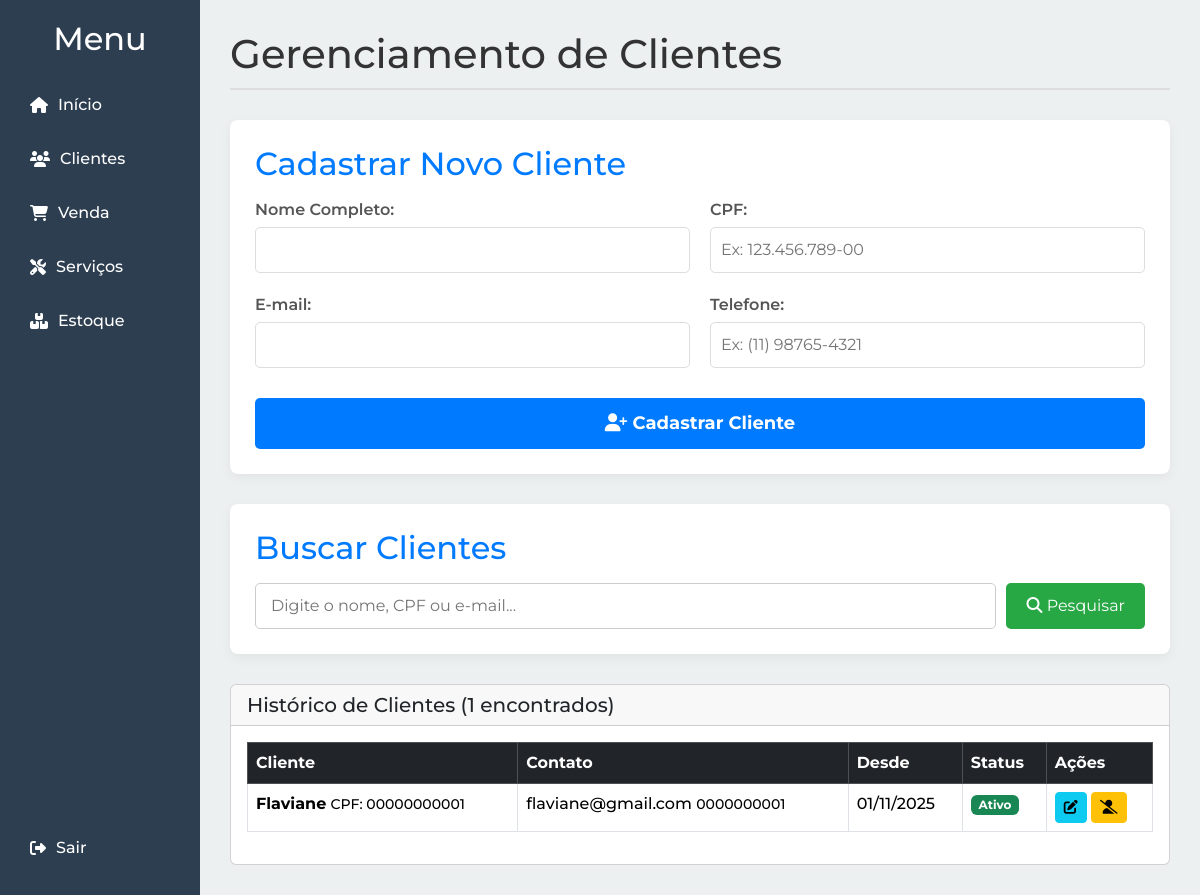
The page /clientes.php (signed in) on the database its author committed.
### tables this page shows
CREATE TABLE `clientes` (
  `id` int(11 ) NOT NULL,
  `nome` varchar(100) NOT NULL,
  `cpf` varchar(14) NOT NULL,
  `email` varchar(100) NOT NULL,
  `telefone` varchar(15) DEFAULT NULL,
  `data_cadastro` timestamp NOT NULL DEFAULT current_timestamp(),
  `user_id` int(11) NOT NULL,
  `ativo` tinyint(1) NOT NULL DEFAULT 1 COMMENT '1 para ativo, 0 para inativo'
);

### public/clientes.php (the view, shortened to what this page needs)
<?php
$user_id = $_SESSION['user_id'];
$q = $_GET['q'] ?? '';
$database = new Database();
$conn = $database->getConnection();
$sql = "SELECT id, nome, cpf, email, telefone, data_cadastro, ativo FROM clientes WHERE user_id = ?";
$params = [$user_id];
$sql .= " ORDER BY nome ASC";
$clientes = [];
try {
    $stmt = $conn->prepare($sql);
    $stmt->execute($params);
    $clientes = $stmt->fetchAll(PDO::FETCH_ASSOC);
} catch (PDOException $e) {
    $mensagem_erro = "Erro ao buscar clientes: " . $e->getMessage();
}
?>
<!DOCTYPE html>
<html lang="pt-br">
<head>
    <link rel="stylesheet" href="https://cdnjs.cloudflare.com/ajax/libs/font-awesome/6.5.0/css/all.min.css">
    <link href="https://cdn.jsdelivr.net/npm/bootstrap@5.3.2/dist/css/bootstrap.min.css" rel="stylesheet">
    <link rel="stylesheet" type="text/css" href="../assets/css/style.css" />
</head>
<body class="clientes-page">
    <div class="sidebar-dashboard">
        <h2>Menu</h2>
        <a href="dashboard.php"><i class="fas fa-home"></i> Início</a>
        <a href="clientes.php" class="active"><i class="fas fa-users"></i> Clientes</a>
        <a href="vendas.php"><i class="fas fa-shopping-cart"></i> Venda</a>
        <a href="servicos.php"><i class="fas fa-tools"></i> Serviços</a>
        <a href="estoque.php"><i class="fas fa-boxes"></i> Estoque</a>
        <div class="sidebar-logout">
            <a href="logout.php" class="btn-logout-dashboard"><i class="fas fa-sign-out-alt"></i> Sair</a>
        </div>
    </div>
    <div class="main-dashboard">
    <h1>Gerenciamento de Clientes</h1>
    <div class="register-section">
        <h2>Cadastrar Novo Cliente</h2>
        <form action="cadastrar_cliente.php" method="POST" class="register-form">
            <div class="form-group"><label for="nome">Nome Completo:</label><input type="text" id="nome" name="nome" required></div>
            <div class="form-group"><label for="cpf">CPF:</label><input type="text" id="cpf" name="cpf" placeholder="Ex: 123.456.789-00" required></div>
            <div class="form-group"><label for="email">E-mail:</label><input type="email" id="email" name="email" required></div>
            <div class="form-group"><label for="telefone">Telefone:</label><input type="tel" id="telefone" name="telefone" placeholder="Ex: (11) 98765-4321" required></div>
            <button type="submit" class="btn-submit"><i class="fas fa-user-plus"></i> Cadastrar Cliente</button>
        </form>
    </div>
    <div class="search-section">
        <h2>Buscar Clientes</h2>
        <form action="clientes.php" method="GET" class="search-form">
            <input type="text" id="search-client" name="q" placeholder="Digite o nome, CPF ou e-mail..." value="<?= htmlspecialchars($q) ?>" required>
            <button type="submit" class="btn-search"><i class="fas fa-search"></i> Pesquisar</button>
        </form>
    </div>
    <div class="card mt-4">
        <div class="card-header">
            <h5 class="mb-0">Histórico de Clientes (<?= count($clientes) ?> encontrados)</h5>
        </div>
        <div class="card-body table-responsive">
            <table class="table table-bordered table-hover">
                <thead class="table-dark">
                    <tr>
                        <th>Cliente</th>
                        <th>Contato</th>
                        <th>Desde</th>
                        <th>Status</th>
                        <th>Ações</th>
                    </tr>
                </thead>
                <tbody>
                    <?php if (count($clientes) > 0): ?>
                        <?php foreach($clientes as $c): ?>
                        <tr class="<?= $c['ativo'] ? '' : 'cliente-inativo' ?>">
                            <td>
                                <strong><?= htmlspecialchars($c['nome']) ?></strong>
                                <small>CPF: <?= htmlspecialchars($c['cpf']) ?></small>
                            </td>
                            <td>
                                <?= htmlspecialchars($c['email']) ?>
                                <small><?= htmlspecialchars($c['telefone']) ?></small>
                            </td>
                            <td><?= date('d/m/Y', strtotime($c['data_cadastro'])) ?></td>
                            <td>
                                <?php if ($c['ativo']): ?>
                                    <span class="badge bg-success">Ativo</span>
                                <?php else: ?>
                                    <span class="badge bg-secondary">Inativo</span>
                                <?php endif; ?>
                            </td>
                            <td>
                                <?php if ($c['ativo']): ?>
                                    <a href="editar_cliente.php?id=<?= $c['id'] ?>" class="btn btn-sm btn-info" title="Editar"><i class="fas fa-edit"></i></a>
                                    <a href="delete_cliente.php?id=<?= $c['id'] ?>" class="btn btn-sm btn-warning" title="Desativar" onclick="return confirm('Tem certeza que deseja desativar este cliente?');"><i class="fas fa-user-slash"></i></a>
                                <?php else: ?>
                                    <a href="reactivate_cliente.php?id=<?= $c['id'] ?>" class="btn btn-sm btn-success" title="Reativar" onclick="return confirm('Tem certeza que deseja reativar este cliente?');"><i class="fas fa-user-check"></i></a>
                                <?php endif; ?>
                            </td>
                        </tr>
                        <?php endforeach; ?>
                    <?php else: ?>
                        <tr><td colspan="5" class="text-center">Nenhum cliente encontrado.</td></tr>
                    <?php endif; ?>
                </tbody>
            </table>
        </div>
    </div>
</div>
</body>
</html>

### assets/css/style.css (style rules this page uses)
* { margin: 0; padding: 0; box-sizing: border-box; }
body { font-family: 'Montserrat', sans-serif !important; font-weight: 500 !important; }
.dashboard-page, .vendas-page, .estoque-page, .clientes-page, .adcprod-page, .attestoq-page { display: flex; height: 100vh; }
.sidebar-dashboard { width: 200px; background: #2c3e50; color: #fff; display: flex; flex-direction: column; padding: 20px; height: 100vh; position: fixed; top: 0; left: 0; }
.sidebar-dashboard h2 { margin-bottom: 20px; text-align: center; }
.sidebar-dashboard a { color: #fff; text-decoration: none; padding: 10px; margin: 5px 0; border-radius: 5px; display: flex; align-items: center; gap: 10px; transition: background 0.3s; }
.sidebar-logout { margin-top: auto; display: flex; flex-direction: column; gap: 10px; }
.btn-logout-dashboard { background-color: #2c3e50; color: #fff; border: none; padding: 8px 15px; border-radius: 20px; cursor: pointer; display: flex; align-items: center; gap: 5px; text-decoration: none; transition: background 0.3s; }
.main-dashboard { margin-left: 200px; flex: 1; background: #ecf0f1; padding: 20px; overflow-y: auto; height: 100vh; max-width: calc(100vw - 200px); overflow-x: hidden; }
.main-dashboard h1 { color: #333; margin-bottom: 30px; border-bottom: 2px solid #ddd; padding-bottom: 10px; }
.search-section, .register-section { background-color: #fff; padding: 25px; border-radius: 8px; box-shadow: 0 4px 12px rgba(0, 0, 0, 0.05); margin-bottom: 30px; }
.search-section h2, .register-section h2 { color: #007bff; margin-top: 0; margin-bottom: 15px; }
.search-form { display: flex; gap: 10px; }
.search-form input[type="text"] { flex-grow: 1; padding: 10px 15px; border: 1px solid #ccc; border-radius: 5px; font-size: 16px; }
.btn-search { background-color: #28a745; color: white; border: none; padding: 10px 20px; border-radius: 5px; cursor: pointer; transition: background-color 0.3s; font-size: 16px; }
.register-form { display: grid; grid-template-columns: 1fr 1fr; gap: 20px; }
.form-group label { display: block; margin-bottom: 5px; font-weight: 600; color: #555; }
.form-group input { width: 100%; padding: 10px; border: 1px solid #ddd; border-radius: 5px; box-sizing: border-box; }
.btn-submit { grid-column: 1 / -1; background-color: #007bff; color: white; border: none; padding: 12px 25px; border-radius: 5px; cursor: pointer; transition: background-color 0.3s; font-size: 18px; font-weight: bold; margin-top: 10px; }
.main-dashboard { margin-left: 200px; background: #ecf0f1; padding: 30px; min-height: 100vh; overflow-x: hidden; }

### rows shown on the page
clientes: nome "Flaviane", cpf "00000000001", email "flaviane@gmail.com", telefone "0000000001", data_cadastro "01/11/2025", ativo "Ativo"

### other values the page prints
count($clientes) "1"
